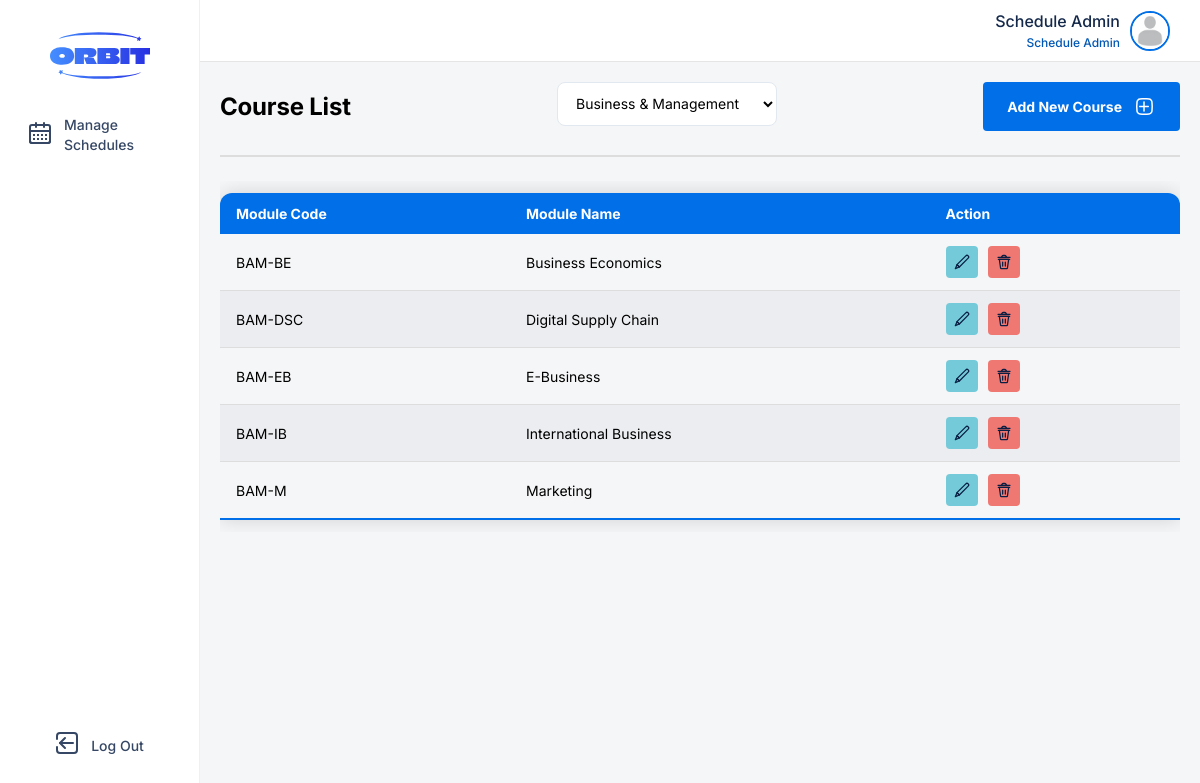
Page /client/src/pages/course-management/dashboard.php?major=BAM (signed in) on the committed database.
### tables this page shows
CREATE TABLE IF NOT EXISTS `user` (
  `user_id` int NOT NULL AUTO_INCREMENT,
  `name` varchar(255) NOT NULL,
  `password` varchar(255) NOT NULL,
  `email` varchar(50) NOT NULL,
  `phone` varchar(15) NOT NULL,
  `picture` varchar(50) DEFAULT NULL,
  `role` varchar(20) NOT NULL,
  PRIMARY KEY (`user_id`)
);

CREATE TABLE IF NOT EXISTS `module` (
  `module_id` varchar(20) NOT NULL,
  `major_id` varchar(5) NOT NULL,
  `name` varchar(255) NOT NULL,
  PRIMARY KEY (`module_id`),
  KEY `major_id` (`major_id`)
);

### server/models/user.php (called while the page is built, shortened)
<?php
class User {
    private $connection;
    public function __construct($database) {
        $this->connection = $database;
    }
    public function getUser($userID):array {
        $result = [
            "error" => True,
            "id" => $userID,
            "name" => "",
            "password" => "",
            "email" => "",
            "phone" => "",
            "picture" => "",
            "role" => ""
        ];
        $sql = "SELECT * FROM user WHERE user_id = $userID;";
        $statement = mysqli_query($this->connection, $sql);
        $user = mysqli_fetch_array($statement);
        if ($user) {
            $result["error"] = False;
            $result["name"] = $user["name"];
            $result["password"] = $user["password"];
            $result["email"] = $user["email"];
            $result["phone"] = $user["phone"];
            $result["picture"] = $user["picture"];
            $result["role"] = $user["role"];
        }
        return $result;
    }
}
?>

### server/controllers/manage-user.php (called while the page is built, shortened)
<?php
require_once ROOT.MODELS.'/user.php';
class ManageUser {
    private $userEditor;
    public function __construct() {
        global $connect;
        $this->userEditor = new User($connect);
    }
    public function get($id):array {
        $result = [
            "error" => True,
        ];
        $user = $this->userEditor->getUser($id);
        $result["error"] = $user["error"];
        if ($result["error"]) {
            return $result;
        } else {
            $result["userID"] = $user["id"];
            $result["name"] = $user["name"];
            $result["password"] = $user["password"];
            $result["email"] = $user["email"];
            $result["phone"] = $user["phone"];
            $result["picture"] = $user["picture"];
            $result["role"] = $user["role"];
        }
        return $result;
    }
}
?>

### server/routes/user-management-route.php (called while the page is built, shortened)
<?php
require_once ROOT.CONTROLLERS.'/manage-user.php';
$manageUser = new ManageUser();
function getUser($id) {
    global $manageUser;
    $data = $manageUser->get($id);
    return $data;
}
?>

### server/controllers/manage-module.php (called while the page is built, shortened)
<?php
class ManageCourse {
    private $connection;
    public function __construct() {
        global $connect;
        $this->connection = $connect;
    }
    public function getModuleList($majorID) {
        $result = [];
        if ($majorID) {
            $sql = "SELECT * FROM module WHERE major_id = '$majorID';";
        } else {
            $sql = "SELECT * FROM module;";
        }
        $statement = mysqli_query($this->connection, $sql);
        while ($row = mysqli_fetch_array($statement)) {
            $result[] = ["moduleID" => $row["module_id"], "name" => $row["name"]];
        }
        return $result;
    }
}
?>

### server/routes/course-management-route.php (called while the page is built, shortened)
<?php
require_once ROOT . CONTROLLERS . '/manage-module.php';
require_once ROOT . CONTROLLERS . '/manage-intake.php';
require_once ROOT . CONTROLLERS . '/manage-user.php';
$manageModule = new ManageCourse();
function getModuleList($majorID){
    global $manageModule;
    return $manageModule->getModuleList($majorID);
}
?>

### client/src/features/course-management/module-component.php (the view, shortened to what this page needs)
<?php
function renderCourseTable($moduleList, $majorID)
{
?>
    <div class="table-container">
    <table class="users-table">
        <thead>
            <tr>
                <th>Module Code</th>
                <th>Module Name</th>
                <th>Action</th>
            </tr>
        </thead>
        <tbody>
            <?php foreach ($moduleList as $module):
            ?>
                <tr>
                    <td><?php echo htmlspecialchars($module['moduleID']); ?></td>
                    <td><?php echo htmlspecialchars($module['name']); ?></td>
                    <td>
                        <form class="actions" method="post" action="<?php echo PAGES ?>/course-management/dashboard.php">
                            <button class="action-btn" id="edit-btn" name="edit" type="submit">
                            </button>
                            <button class="action-btn" id="delete-btn" name="delete" type="submit">
                            </button>
                        </form>
                    </td>
                </tr>
            <?php endforeach; ?>
        </tbody>
    </table>
    </div>
<?php
}
?>

### client/src/shared/navigation-bar/admin-nav-bar.php (shortened to what this page needs)
<?php
function renderNavItem($name, $iconFilename, $link, $pageId)
{
    $activeClass = (isset($_SESSION['currentPage']) && $_SESSION['currentPage'] == $pageId) ? 'active' : '';
    echo "<li class='nav-item {$activeClass}' id='{$pageId}'>";
    echo "<a href='{$link}'>";
    echo "<div class='icon'>";
    echo "</div>";
    echo "<span>{$name}</span>";
    echo "</a>";
    echo "</li>";
}
function renderNavBar()
{
    $userRole = $_SESSION['role'] ?? 'guest';
    echo '<div class="nav-bar">';
    echo '<div class="logo-wrapper">';
    echo '<img class="logo" src="' . ASSETS . '/icons/orbit-logo.svg" alt="Orbit Logo">';
    echo '</div>';
    echo '<div class="nav-wrapper">';
    echo '<ul class="nav-list">';
    switch ($userRole) {
        case 'Schedule Admin':
            $dashboardPath = PAGES . "/schedule-management/dashboard.php";
            renderNavItem('Manage Schedules', 'calendar-icon.svg', $dashboardPath, 'manageschedules');
            break;
    }
    echo '</ul>';
    echo '</div>';
    if ($userRole !== 'guest') {
        echo '<ul class="nav-list logout-section">';
        echo '</ul>';
    }
    echo '</div>';
}
function renderContentTopBar($name, $role, $profileImg = UPLOADS . '/default-profile.png') {
    echo '<div class="top-bar">';
    echo '<div class="profile" onClick="openModal(\'userProfileView\')">';
    echo '<div class="name-and-role">';
    echo '<span class="username">' . htmlspecialchars($name) . '</span>';
    echo '<span class="role">' . htmlspecialchars($role) . '</span>';
    echo '</div>';
    echo '<div class="profile-img-container">';
    echo '<img src="' . $profileImg . '" alt="Profile Image" class="profile-img">';
    echo '</div>';
    echo '</div>';
    echo '</div>';
}
?>

### client/src/styles/global.css (style rules this page uses)
*, *::before, *::after { margin: 0; padding: 0; box-sizing: border-box; font-family: "Inter", sans-serif; }

### client/src/styles/modal.css (style rules this page uses)
:root { --text-highlight: #007aff; --link-hover: #0057b5; --heading-2-color: #354764; --heading-color: #091e42; --id-bg-text: #dfe2e6; --id-text: #4a4a4b; --light-shadow: rgba(0, 0, 0, 0.1); --overlay-bg: rgba(0, 0, 0, 0.2); --profile-border: #007aff; }

### client/src/styles/admin-nav-bar.css (style rules this page uses)
.nav-bar { display: flex; position: sticky; top: 0px; left: 0px; flex-direction: column; align-items: center; height: 100vh; width: fit-content; min-width: 200px; padding: 32px 16px; background: white; border-right: 1px solid #f0f0f0; z-index: 999; }
.logo { width: 100px; height: auto; flex-shrink: 0; aspect-ratio: 135/64; }
.icon { width: 24px; height: auto; aspect-ratio: 1/1; }
.nav-wrapper { flex: 1; display: flex; flex-direction: column; margin-top: 24px; }
.nav-list { padding: 0; margin: 0; list-style: none; display: flex; flex-direction: column; gap: 8px; }
.nav-item { list-style: none; list-style-type: none; }
.nav-item a { display: flex; padding: 8px 12px; align-items: center; gap: 12px; align-self: stretch; border-radius: var(--Container-corner-radius, 4px); text-decoration: none; color: var(--Foundation-Neutral-N600, #354764); font-family: Inter; font-size: 14px; font-style: normal; font-weight: 500; line-height: 20px; transition: 0.1s; }

### client/src/styles/admin-top-bar.css (style rules this page uses)
body { background-color: #F5F6F7; }
.top-bar { position: fixed; top: 0; left: 0; width: 100%; height: 62px; display: flex; flex-direction: column; justify-content: center; padding: 0px 20px; align-items: flex-end; gap: 20px; border-bottom: 0.5px solid rgba(0, 0, 0, 0.1); background: #fff; }
.profile { display: flex; flex-direction: row; align-items: center; justify-content: flex-end; padding: 10px; gap: 10px; cursor: pointer; border-radius: 4px; transition: 0.2s ease; }
.profile-img-container { width: 40px; height: 40px; flex-shrink: 0; }
.profile-img { width: 100%; height: 100%; border-radius: 50%; object-fit: cover; border: 2px solid var(--Foundation-Blue-blue-600, #006fe8); }
.name-and-role { display: flex; flex-direction: column; align-items: flex-end; gap: 4px; }
.username { color: var(--Foundation-Neutral-N800, #15294b); text-align: center; font-family: Inter; font-size: 16px; font-style: normal; font-weight: 500; line-height: normal; }
.role { color: var(--Foundation-Blue-blue-700, #0057b5); text-align: center; font-family: Inter; font-size: 12px; font-style: normal; font-weight: 500; line-height: normal; }

### client/src/styles/manage-users.css (style rules this page uses)
.table-container { align-self: stretch; max-height: 70vh; overflow: auto; }
.users-table { width: 100%; margin: 12px 0; min-width: 600px; border-collapse: collapse; border-radius: 12px 12px 0 0; overflow: hidden; box-shadow: 0 0 20px rgba(0, 0, 0, 0.15); }
.users-table thead tr { background: #006fe8; color: white; display: table-row; font-weight: bold; text-align: left; font-size: 0.875rem; font-weight: 600; }
.users-table th, .users-table td { padding: 12px 16px; text-align: left; }
.users-table td { vertical-align: middle; font-size: 0.875rem; font-weight: 400; }
.users-table tbody tr { border-bottom: 1px solid #ddd; transition: 0.2s ease-out; }
.users-table tbody tr:nth-of-type(even) { background-color: #ebedf0; }
.users-table tbody tr:last-of-type { border-bottom: 2px solid #006fe8; }
.actions { display: flex; align-items: center; gap: 10px; flex-shrink: 0; }
.action-btn { border: none; border-radius: 4px; display: flex; padding: 8px; align-items: center; gap: 10px; transition: 0.2s ease-out; }
#delete-btn { background: var(--Foundation-Red-red-300, #f07872); }
#edit-btn { background: var(--Foundation-Teal-teal-300, #74cad9); }

### client/src/styles/form.css (style rules this page uses)
:root { --primary-blue: #2563eb; --bg-subtle: rgba(245, 246, 247, 0.8); --border-color: #e2e8f0; --text-main: #1e293b; --text-muted: #64748b; }

### rows in the picture
user: role "Schedule Admin"
module: module_id "BAM-BE", name "Business Economics"
module: module_id "BAM-DSC", name "Digital Supply Chain"
module: module_id "BAM-EB", name "E-Business"
module: module_id "BAM-IB", name "International Business"
module: module_id "BAM-M", name "Marketing"

### other values in the picture
$name "Manage Schedules Log Out"
$role "Schedule Admin"
form field selectMajor "Business & Management"
